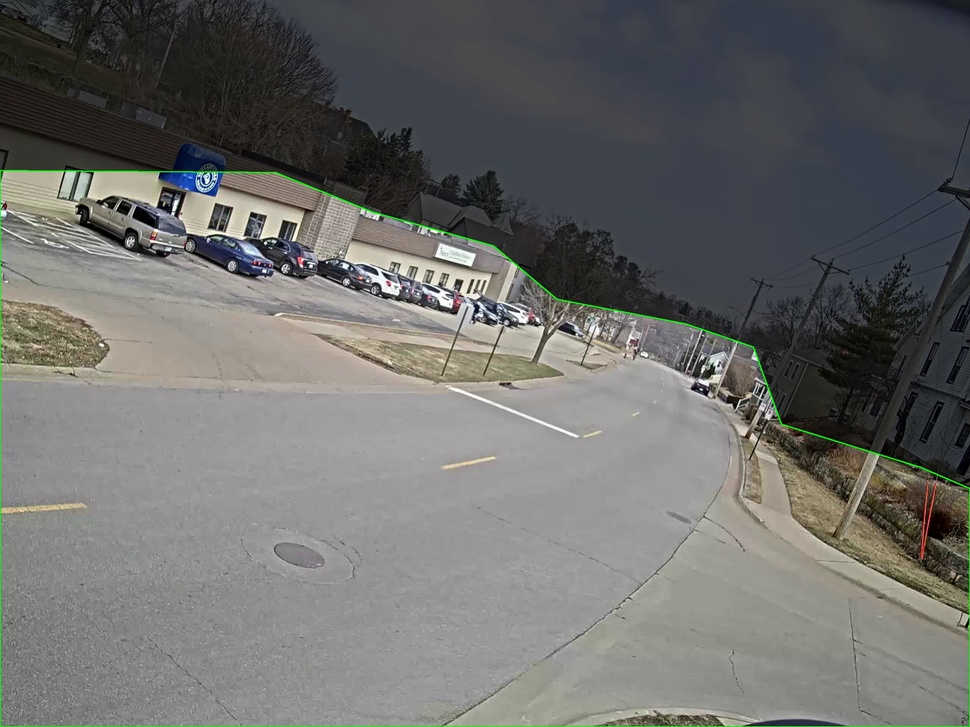
#> input picture traffic_monitoring/week3/c011_roi_overlay.jpg, 970 x 727 px, shrunk from 2560 x 1920 before the run, given in place of vdo.avi, which was not available
$ python visualize_roi.py
#> lines starting #> are read from the running program, lines starting #| are printed output that depends on the picture; after the words box and inside, x2 and y2 are one past the last pixel; in counts of white or black regions, pixels touching at a corner belong together; pictures that were not available may be replaced by others from this repository, and a replacement may not be noted
import cv2
import numpy as np

# --- Paths ---
SEQUENCE = "S03"
CAMERA = "c011"
VIDEO_PATH = f"../data/AI_CITY_CHALLENGE_2022_TRAIN/AI_CITY_CHALLENGE_2022_TRAIN/train/{SEQUENCE}/{CAMERA}/vdo.avi"
ROI_PATH = f"../data/AI_CITY_CHALLENGE_2022_TRAIN/AI_CITY_CHALLENGE_2022_TRAIN/train/{SEQUENCE}/{CAMERA}/roi.jpg"
OUTPUT_IMAGE_PATH = f"{CAMERA}_roi_overlay.jpg"

def main():
    print(f"Loading video: {VIDEO_PATH}")
    cap = cv2.VideoCapture(VIDEO_PATH)

    if not cap.isOpened():
        print(f"Error: Could not open video file at {VIDEO_PATH}")
        return

    # Read the very first frame
    ret, frame = cap.read()
#> frame is the input picture: shape (727, 970, 3); mean B, G, R 106.8, 109, 108.7
    cap.release()

    if not ret:
        print("Error: Could not read the first frame.")
        return

    print(f"Loading ROI mask: {ROI_PATH}")
    roi_mask = cv2.imread(ROI_PATH, cv2.IMREAD_GRAYSCALE)
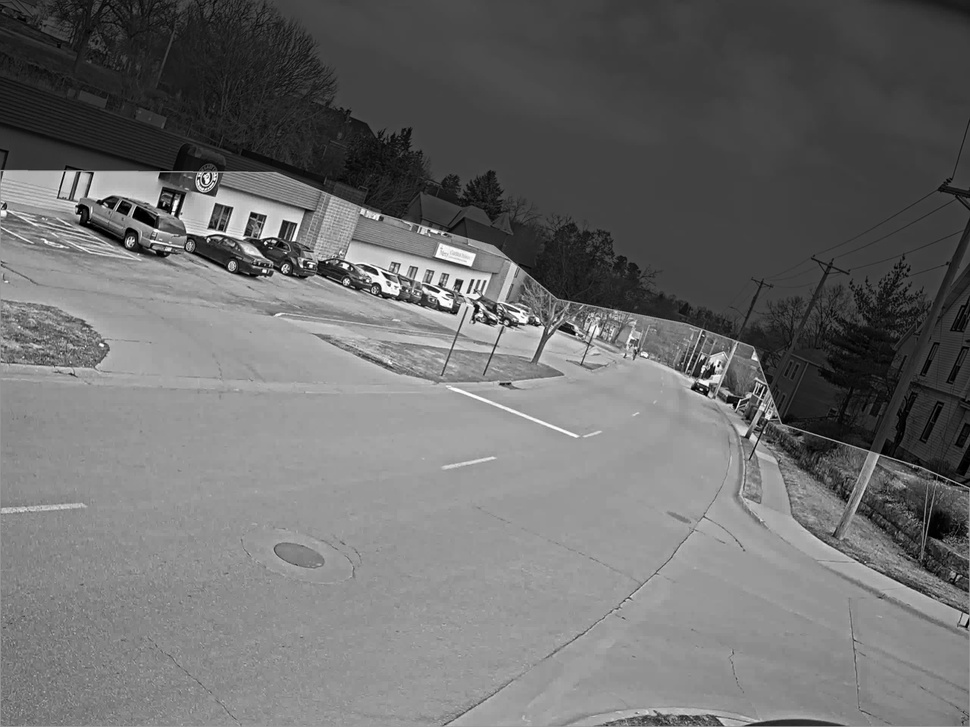
#> roi_mask: shape (727, 970); min 0, max 255, mean 108.7

    if roi_mask is None:
        print(f"Error: Could not read ROI mask at {ROI_PATH}")
        return

    # Ensure it's a strict binary mask (0 or 255)
    _, roi_mask = cv2.threshold(roi_mask, 127, 255, cv2.THRESH_BINARY)
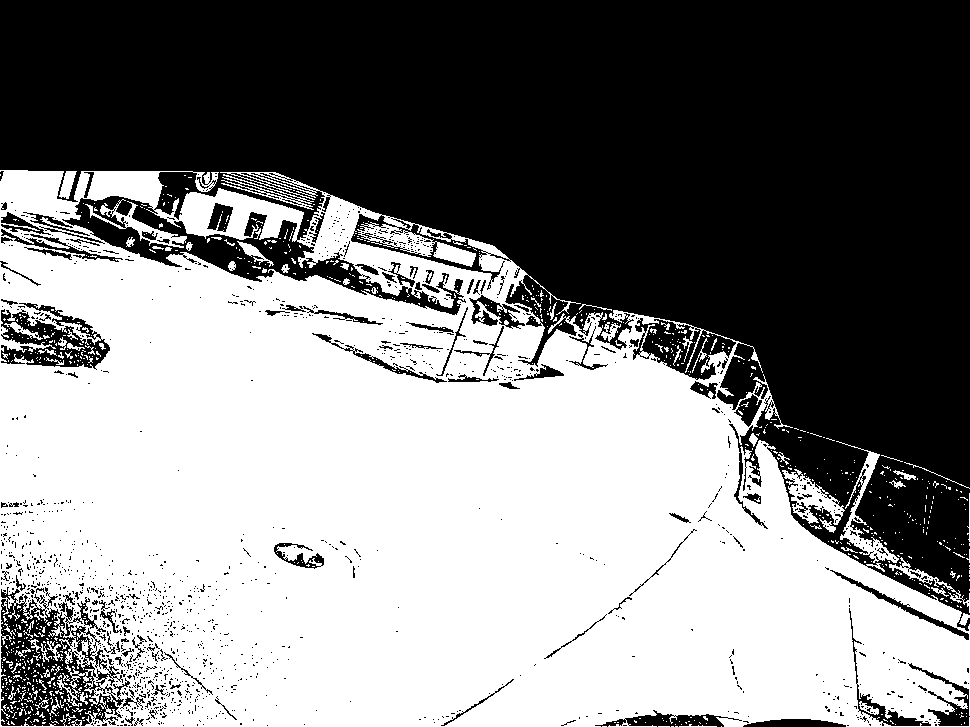
#> roi_mask: shape (727, 970); 51.7% white; 1364 black regions (1260 under 20 px), largest, box (x1, y1, x2, y2) and area: (0, 0, 970, 631) 310659, (1, 587, 130, 726) 8633, (1, 303, 110, 370) 3358

    # --- Create the Overlay ---

    # 1. Create a darkened version of the frame (30% brightness) for the ignored areas
    dark_frame = (frame * 0.3).astype(np.uint8)
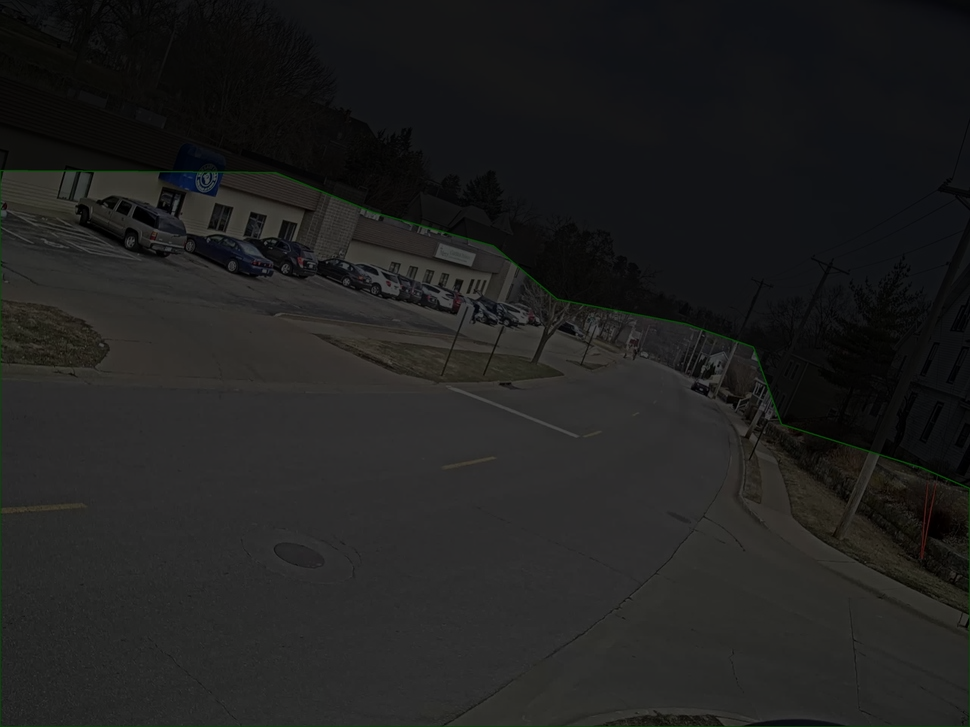
#> dark_frame: shape (727, 970, 3); mean B, G, R 31.6, 32.2, 32.1

    # 2. Expand the 1-channel mask to 3 channels to match the frame's shape
    mask_3channel = cv2.cvtColor(roi_mask, cv2.COLOR_GRAY2BGR)
#> mask_3channel: shape (727, 970, 3); 51.7% white; 1364 black regions (1260 under 20 px)

    # 3. Combine: Where mask is white (255), use original frame; otherwise use dark frame
    overlayed_frame = np.where(mask_3channel == 255, frame, dark_frame)
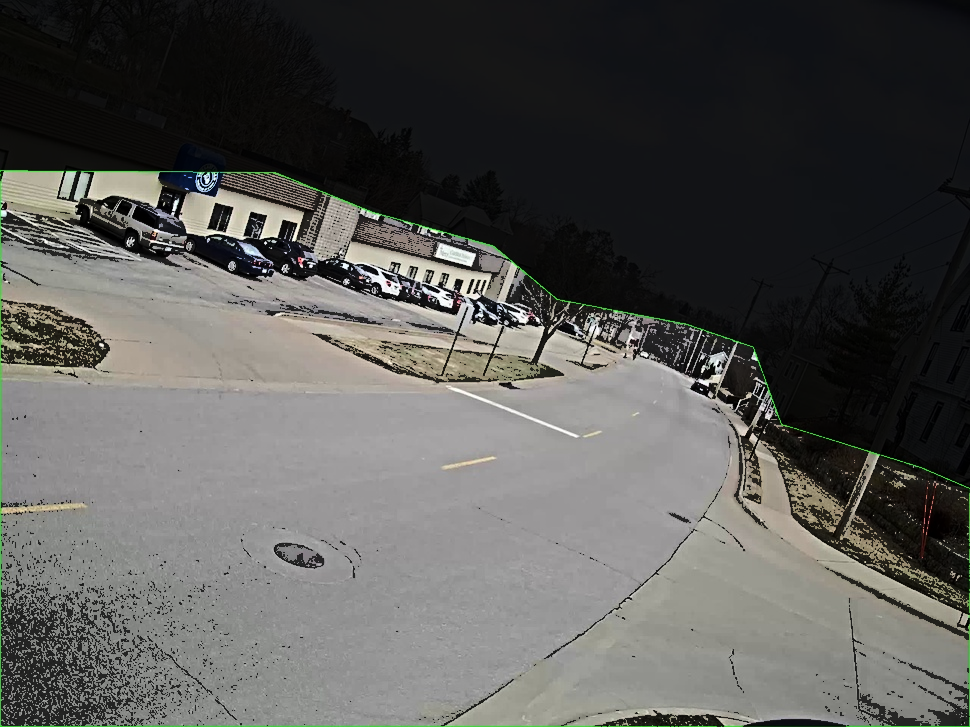
#> overlayed_frame: shape (727, 970, 3); mean B, G, R 85.5, 88.2, 88.4

    # 4. Draw a green contour line exactly on the ROI boundary to make it pop
    contours, _ = cv2.findContours(roi_mask, cv2.RETR_EXTERNAL, cv2.CHAIN_APPROX_SIMPLE)
#> contours = 308 contours, 294 with area under 20; largest, box (x1, y1, x2, y2) and area: (0, 170, 970, 727) 397762, (782, 469, 845, 525) 1378, (836, 441, 899, 563) 1204, (221, 174, 314, 210) 442, (889, 557, 970, 613) 378
    cv2.drawContours(overlayed_frame, contours, -1, (0, 255, 0), 2)
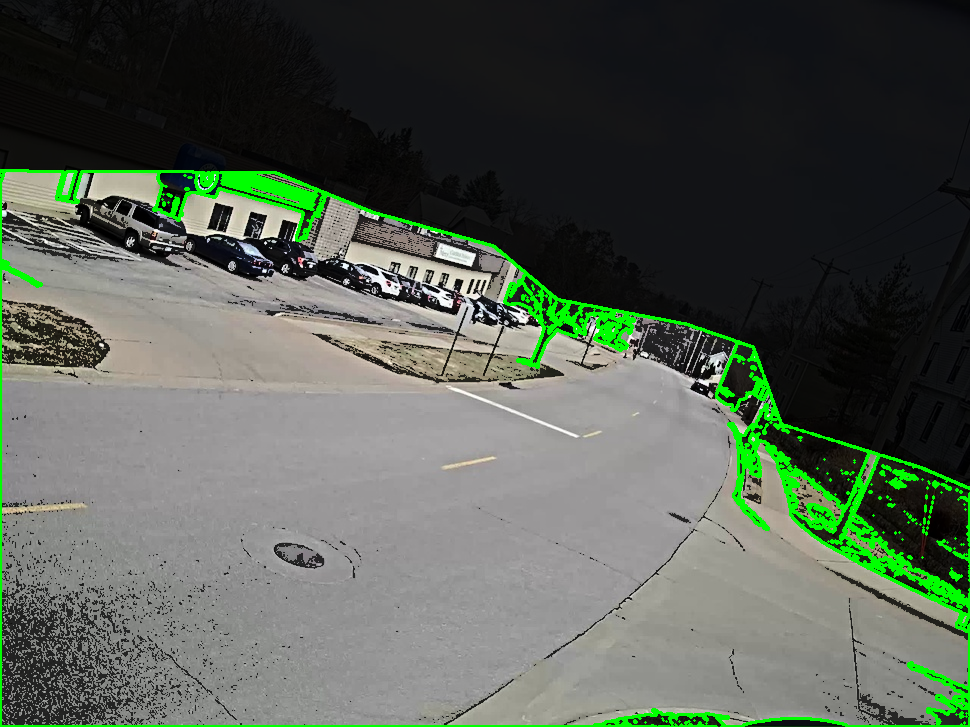
#> overlayed_frame: shape (727, 970, 3); 3.73% of pixels changed, all inside (x1, y1, x2, y2) = (0, 169, 970, 727)

    print(f"Saving overlay to: {OUTPUT_IMAGE_PATH}")
    cv2.imwrite(OUTPUT_IMAGE_PATH, overlayed_frame)
    print("Done!")

if __name__ == "__main__":
    main()
